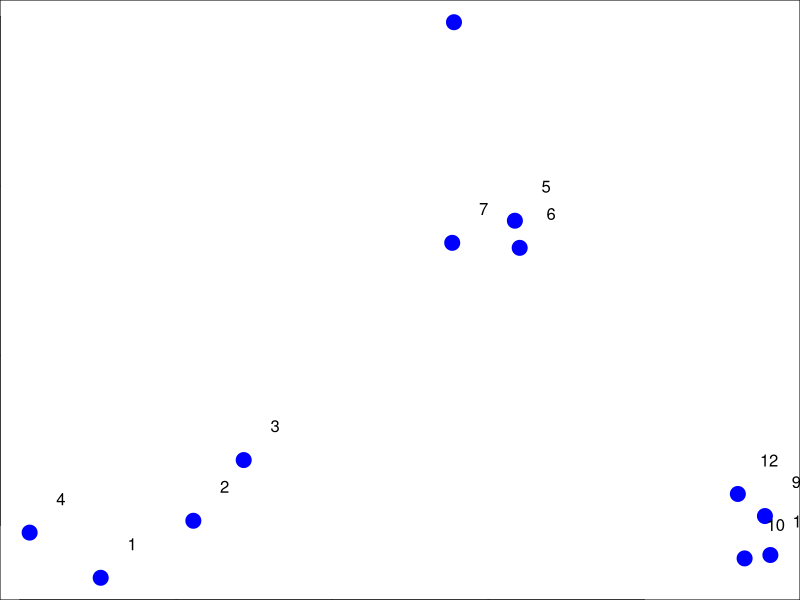
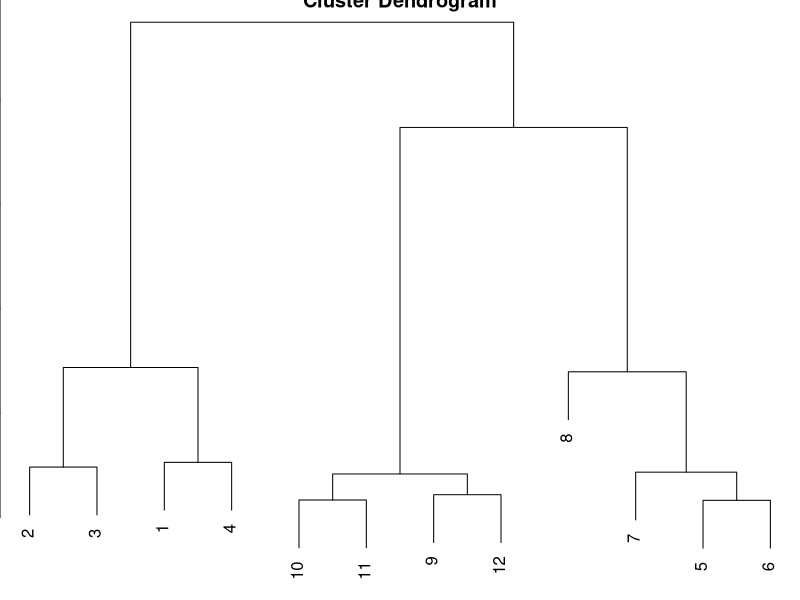
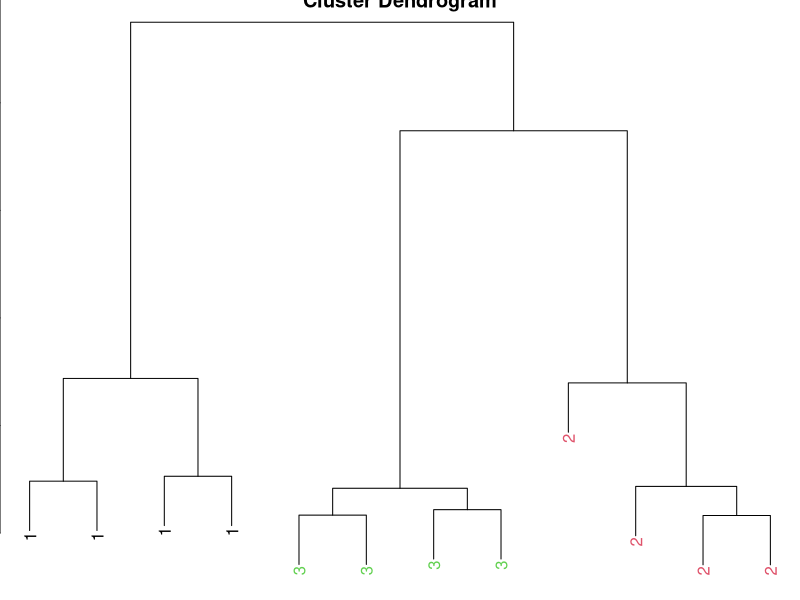
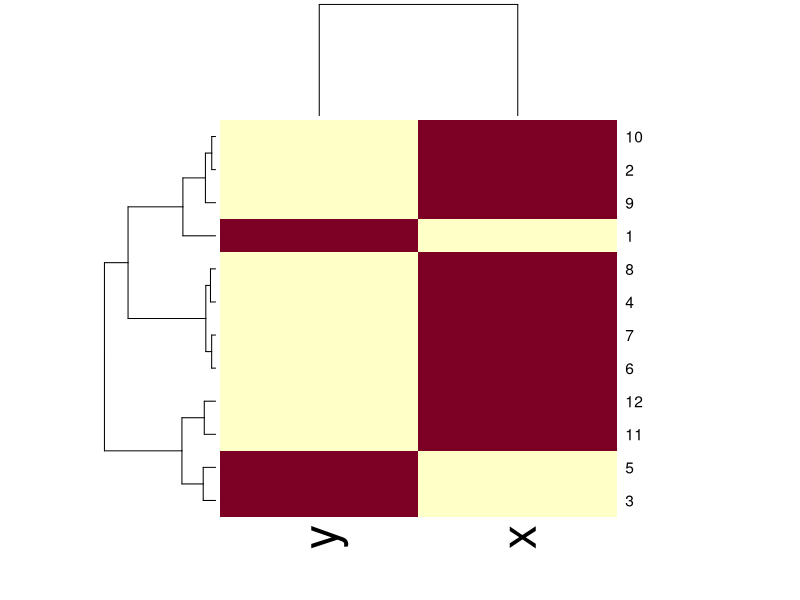
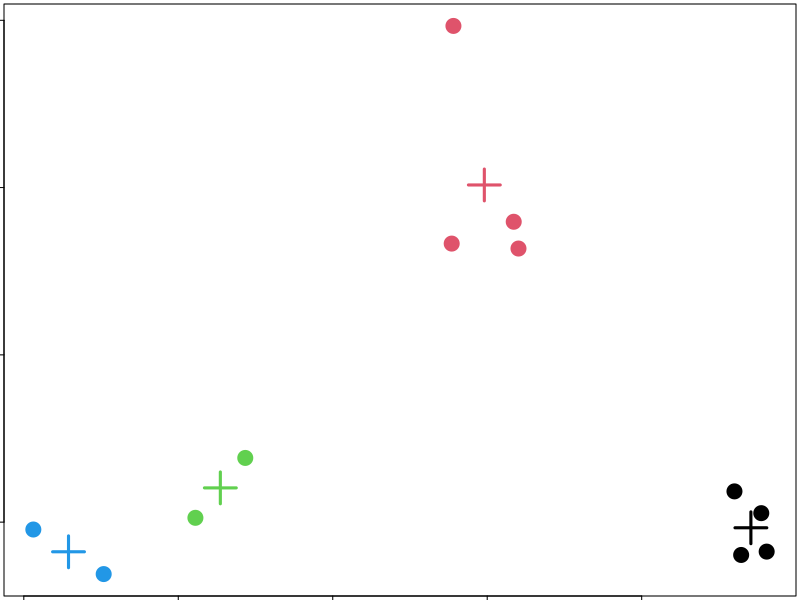
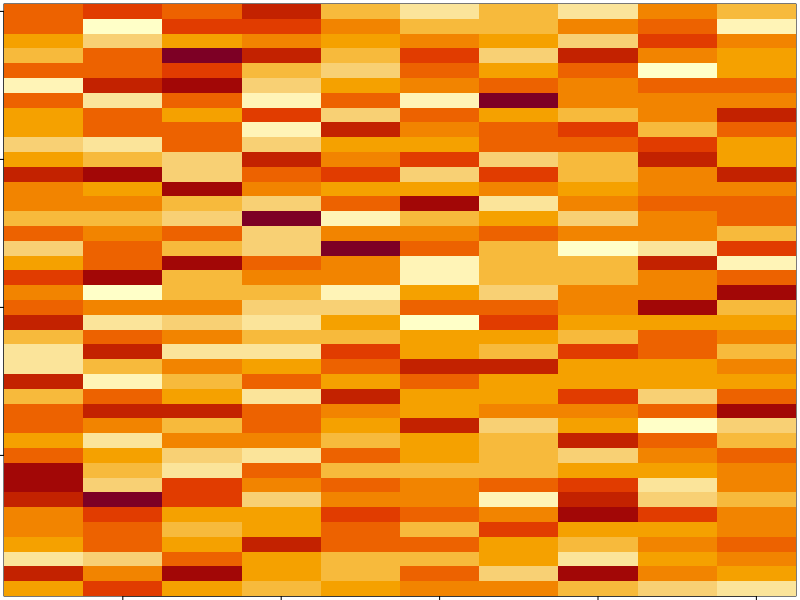
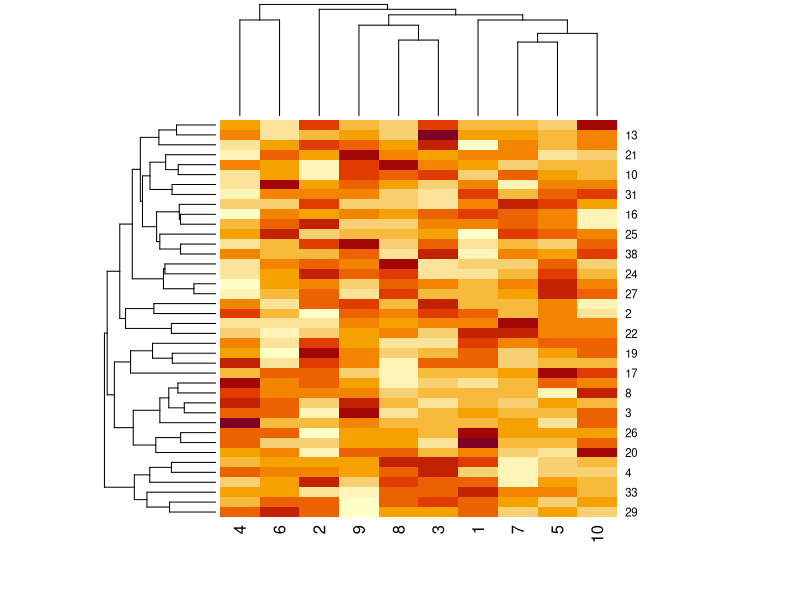
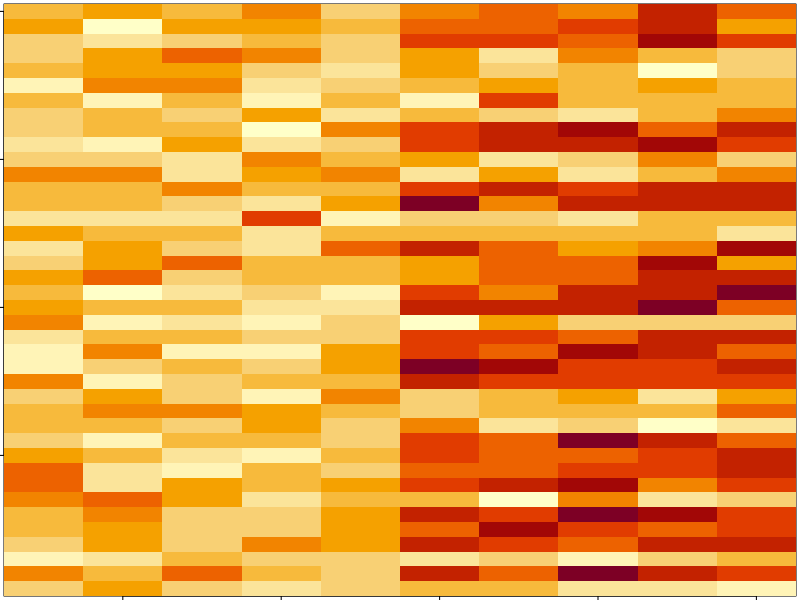

Here is the R script that generated these plots, in order:
set.seed(1234)
par(mar = c(0, 0, 0, 0))
x <- rnorm(12, mean = rep(1:3, each = 4), sd = 0.2)
y <- rnorm(12, mean = rep(c(1, 2, 1), each = 4), sd = 0.2)
plot(x, y, col = "blue", pch = 19, cex = 2)
summary(x)
text(x + .1, y + .1, labels = as.character(1:12))
dataFrame <- data.frame(x = x, y = y)
names(dataFrame)
head(dataFrame)
nrow(dataFrame)
dist(dataFrame)
distxy <- dist(dataFrame)
hClustering <- hclust(distxy)
str(hClustering)
hClustering
plot(hClustering)


myplclust <- function( hclust, lab=hclust$labels, lab.col=rep(1,length(hclust$labels)), hang=0.1,...){
        ## modifiction of plclust for plotting hclust objects *in colour*!
        ## Copyright Eva KF Chan 2009
        ## Arguments:
        ##    hclust:    hclust object
        ##    lab:        a character vector of labels of the leaves of the tree
        ##    lab.col:    colour for the labels; NA=default device foreground colour
        ##    hang:     as in hclust & plclust
        ## Side effect:
        ##    A display of hierarchical cluster with coloured leaf labels.
        y <- rep(hclust$height,2)
        x <- as.numeric(hclust$merge)
        y <- y[which(x<0)]
        x <- x[which(x<0)]
        x <- abs(x)
        y <- y[order(x)]
        x <- x[order(x)]
        plot( hclust, labels=FALSE, hang=hang, ... )
        text( x=x, y=y[hclust$order]-(max(hclust$height)*hang), labels=lab[hclust$order], col=lab.col[hclust$order], srt=90, adj=c(1,0.5), xpd=NA, ... )
}

myplclust(hClustering, lab = rep(1:3, each = 4), lab.col = rep(1:3, each = 4))

dataFrame <- data.frame(x = x, y = y)
set.seed(143)
dataMatrix <- as.matrix(dataFrame) [sample(1:12), ]
heatmap(dataMatrix)
dataMatrix


kmeansObj <- kmeans(dataFrame, centers = 4) 
names(kmeansObj)
kmeansObj$cluster
kmeansObj$centers
par(mar = rep(0.2, 4))
plot(x, y, col = kmeansObj$cluster, pch = 19, cex = 2)
points(kmeansObj$centers, col = 1:4, pch = 3, cex = 3, lwd = 3)


set.seed(12345)
par(mar = rep(0.2, 4))
dataMatrix <- matrix(rnorm(400), nrow = 40)
image(1:10, 1:40, t(dataMatrix)[ , nrow(dataMatrix):1])
names(dataMatrix)
nrow(dataMatrix)
head(dataMatrix)
dataMatrix
heatmap(dataMatrix)

set.seed(678910)
for (i in 1:40) {
        # flip a coin
        coinFlip <- rbinom(1, size = 1, prob = 0.5)
        # if coin is heads add a common pattern to that row
        if (coinFlip) {
                dataMatrix[i, ] <- dataMatrix[i, ] + rep(c(0, 3), each = 5)
        }
}

image(1:10, 1:40, t(dataMatrix)[ , nrow(dataMatrix):1])
heatmap(dataMatrix)




